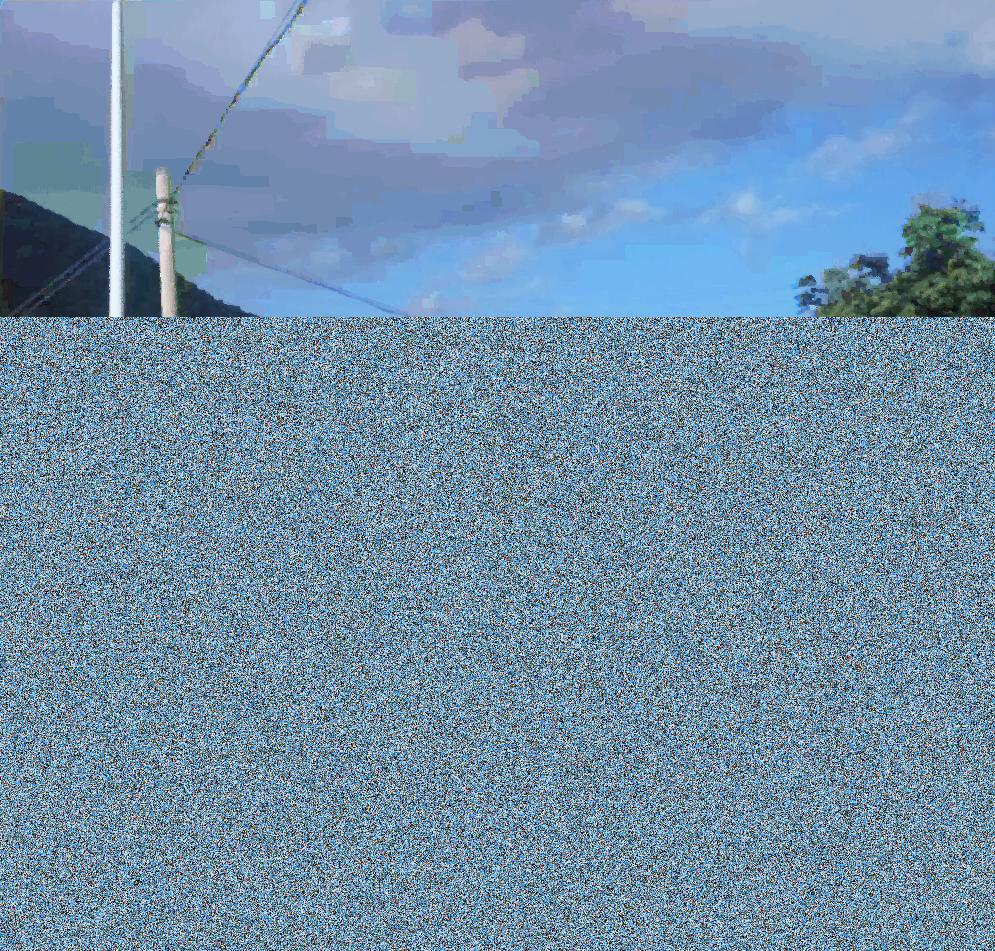
#> input picture PatchMatch/IMAGE/2.jpg, 995 x 951 px, given as the content of the folder F:/dataset, task related/Face Dataset/CelebA/Img_64_dlib, which was not available
$ python process_all_image.py
#> lines starting #> are read from the running program, lines starting #| are printed output that depends on the picture
import argparse
import os
import cv2
import numpy as np

def get_files(path):
    # read a folder, return the complete path
    ret = []
    for root, dirs, files in os.walk(path):
        for filespath in files:
            ret.append(os.path.join(root, filespath))
    return ret

def get_jpgs(path):
    # read a folder, return the image name
    ret = []
    for root, dirs, files in os.walk(path):
        for filespath in files:
            ret.append(filespath)
    return ret

def check_path(path):
    if not os.path.exists(path):
        os.makedirs(path)

if __name__ == "__main__":
    # ----------------------------------------
    #        Initialize the parameters
    # ----------------------------------------
    parser = argparse.ArgumentParser()
    parser.add_argument('--readfolder', type = str, \
        default = 'F:\\dataset, task related\\Face Dataset\\CelebA\\Img_64_dlib', \
            help = 'readfolder name')
    parser.add_argument('--savefolder', type = str, \
        default = 'F:\\dataset, task related\\Face Dataset\\CelebA\\Img_128_dlib', \
            help = 'savefolder name')
    parser.add_argument('--resize', type = int, default = 128, help = 'resize amount')
    opt = parser.parse_args()

    imglist = get_files(opt.readfolder)
    namelist = get_jpgs(opt.readfolder)
    check_path(opt.savefolder)

    for i in range(len(imglist)):
        readname = imglist[i]
        savename = os.path.join(opt.savefolder, namelist[i])
        print(i, savename)
        img = cv2.imread(readname)
#> img is the input picture: shape (951, 995, 3); mean B, G, R 169.8, 143.3, 113.9
        img = cv2.resize(img, (opt.resize, opt.resize))
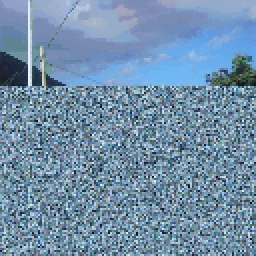
#> img: shape (128, 128, 3) (shown 2 times larger); mean B, G, R 169.5, 143.1, 113.9
        cv2.imwrite(savename, img)

$ run again, on PatchMatch/IMAGE/3.jpg
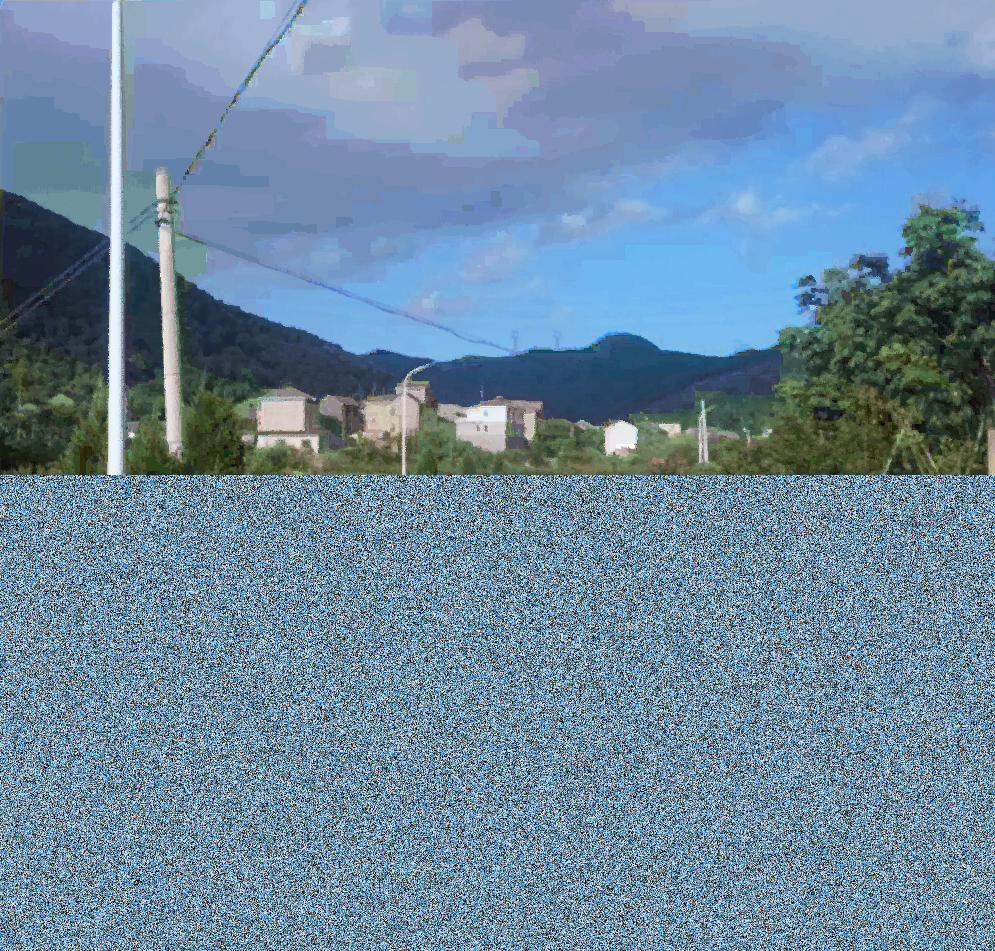
#> input picture PatchMatch/IMAGE/3.jpg, 995 x 951 px, given as the content of the folder F:/dataset, task related/Face Dataset/CelebA/Img_64_dlib, which was not available
#> img is the input picture: shape (951, 995, 3); mean B, G, R 159.6, 136.7, 109
#> `img = cv2.resize(img, (opt.resize, opt.resize))`:
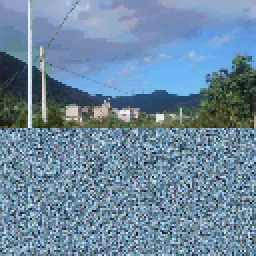
#> img: shape (128, 128, 3) (shown 2 times larger); mean B, G, R 159.4, 136.4, 108.9
